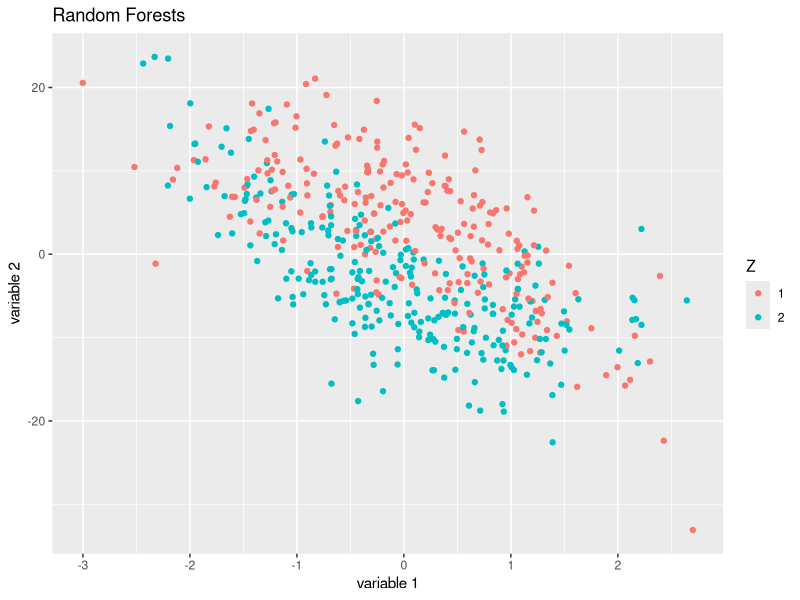
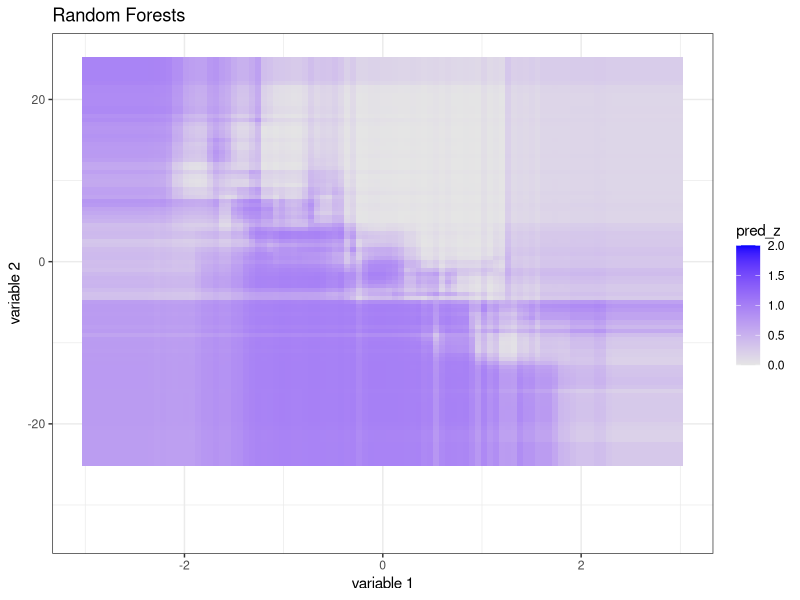
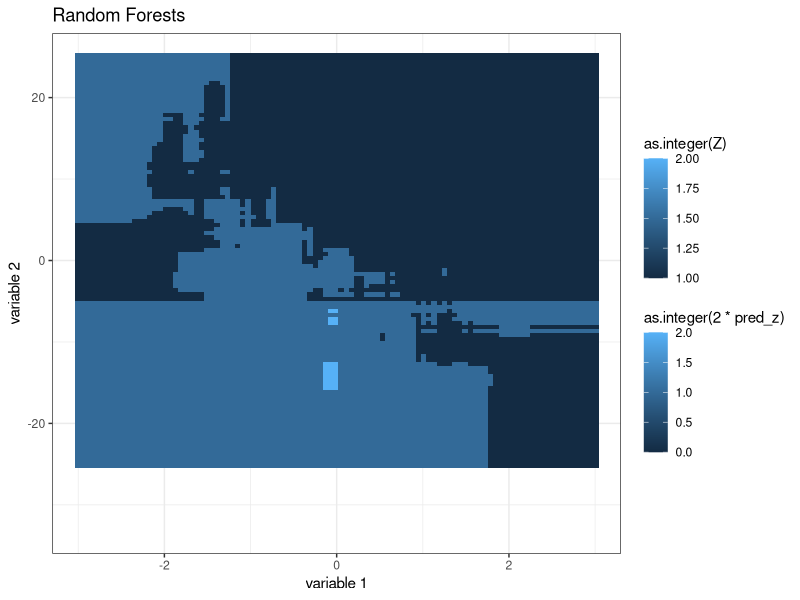

Reproduce these figures in R, in order. (Note: this script raises an error after producing the figures.)
###################################################
# Blog postings
# Charpentier, A. (2015, July 21). Choosing a classifier.
# Retrieved July 31, 2015
# from Freakonometrics: http://freakonometrics.hypotheses.org/20002
###################################################
library(ggplot2)
# Make dataset
n <- 500
set.seed(10)
X <- rnorm(n)
ma <- 10 - (X + 1.5) ^ 2*2
mb <- -10 + (X - 1.5) ^ 2*2
M <- cbind(ma,mb)
set.seed(10)
Z <- sample(1:2,size = n,replace = TRUE)
Y <- ma*(Z == 1) + mb*(Z == 2) + rnorm(n)*5
df <- data.frame(Z = as.factor(Z),X,Y)

df1 = training = df[1:300,]
df2 = testing  = df[301:500,]
#
# library(rpart) # code for Rpart
# fit <- rpart(Z ~ X + Y, data = df1)
# pred <- function(x,y) predict(fit,newdata = data.frame(X = x,Y = y))[,1]
# 
# fit = glm(Z ~ X + Y,data = df1, family = binomial)
# pred = function(x,y) {
#   predict(fit,newdata = data.frame(X = x,Y = y), type = "response")
# }
# library(MASS)
# fit = qda(Z ~ X+Y,data = df1, family = binomial)
# pred = function(x,y) {
#   predict(fit, newdata = data.frame(X = x,Y = y))$posterior[,2]
# }
#
# library(mgcv)
# fit = gam(Z ~ s(X,Y),data = df1,family = binomial)
# pred = function(x,y) {
#   predict(fit, newdata = data.frame(X = x, Y = y), type = "response")
# }
#
# library(caret)
# fit = knn3(Z ~ X + Y,data = df1, k = 9)
# pred = function(x,y) {
#   predict(fit,newdata = data.frame(X = x,Y = y))[,2]
# }

# Define prediction function
library(randomForest)
fit <- randomForest(Z ~ X + Y, data = df1)
pred <- function(x,y) predict(fit,newdata = data.frame(X = x,Y = y), type = "prob")[,2]

# Make predictions
vx <- seq(-3,3,length = 101)
vy <- seq(-25,25,length = 101)
z <- expand.grid(vx = seq(-3, 3, length = 101), vy = seq(-25, 25, length = 101), stringsAsFactors = FALSE)
z$pred_z <- pred(z$vx, z$vy)

# Plot data set
p <- ggplot(data = df, aes(x = X, y = Y, color = Z))
p <- p + geom_point()
p <- p + ggtitle("Random Forests")
p <- p + xlab("variable 1") + ylab("variable 2")
p

# Plot fit
p <- ggplot()
p <- p + geom_tile(data = z, aes(x = vx, y = vy, fill = pred_z))
p <- p + scale_fill_gradient(low = "gray90", high = "blue")
# p <- p + geom_contour(data = z, aes(x = vx, y = vy, z = pred_z), colour = "slategrey") 
p <- p + geom_point(data = df, aes(x = X, y = Y, fill = as.integer(Z)),
                    pch = 21, size = 5, colour = NA)
p <- p + theme_bw() + ggtitle("Random Forests")
p <- p + xlab("variable 1") + ylab("variable 2")
p

p <- ggplot()
p <- p + geom_point(data = z, aes(x = vx, y = vy, colour = as.integer(2*pred_z)), pch = 15, size = 2)
p <- p + geom_point(data = df, aes(x = X, y = Y, fill = as.integer(Z)),
                    pch = 21, size = 5, colour = NA)
p <- p + theme_bw() + ggtitle("Random Forests")
p <- p + xlab("variable 1") + ylab("variable 2")
p
################################################
# Some customised model plots:
plot(model_list$rpart_model, scales = list(x = list(log = 10)))
# A line plot of the average performance. The 'scales' argument is actually an 
# argument to xyplot that converts the x-axis to log-2 units.
plot(model_list$svm_model, scales = list(x = list(log = 2)))
rpart_tree <- as.party(model_list$rpart_model$finalModel)
plot(rpart_tree)
plot(model_list$ctree_model$finalModel)
plot(model_list$cubist_model, auto.key = list(columns = 4, lines = TRUE))

# Additional code for M5
rule_fit <- M5Rules(formula, data = data_set_train, control = Weka_control(M = 10))
rule_fit

##################################################3
# gamLoess varImp failure
library(ggplot2)
library(lattice)
library(caret)
library(splines)
library(foreach)
library(gam)

data_set <- diamonds[1:1000, c(1, 5, 6, 7, 8, 9, 10)]
formula <- price ~ carat + depth + table + x + y + z

training_control <- trainControl(method = "cv")

tune_grid <- expand.grid(span = seq(0.1, 0.9, length = 9), degree = 1)

set.seed(100)
GAM_model <- train(formula,
                   data = data_set,
                   method = "gamLoess", 
                   tuneGrid = tune_grid,
                   trControl = training_control)
varImp(GAM_model)
